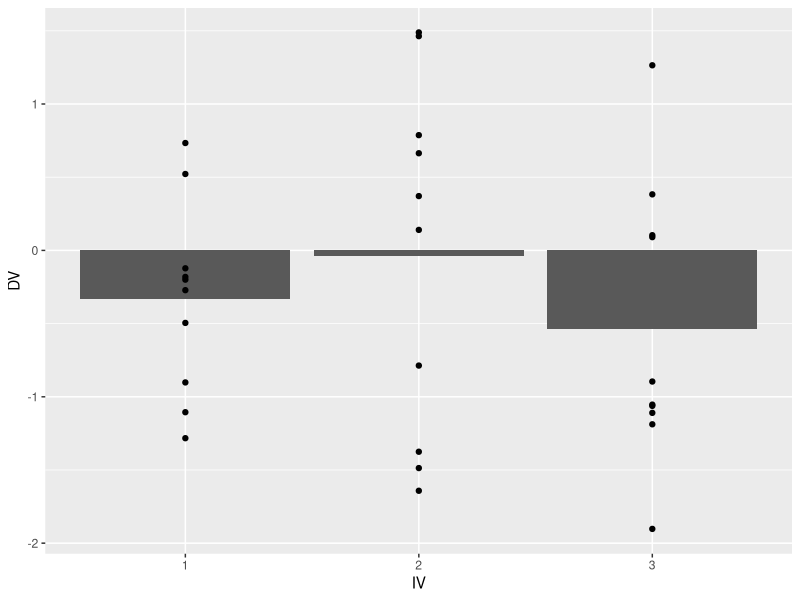
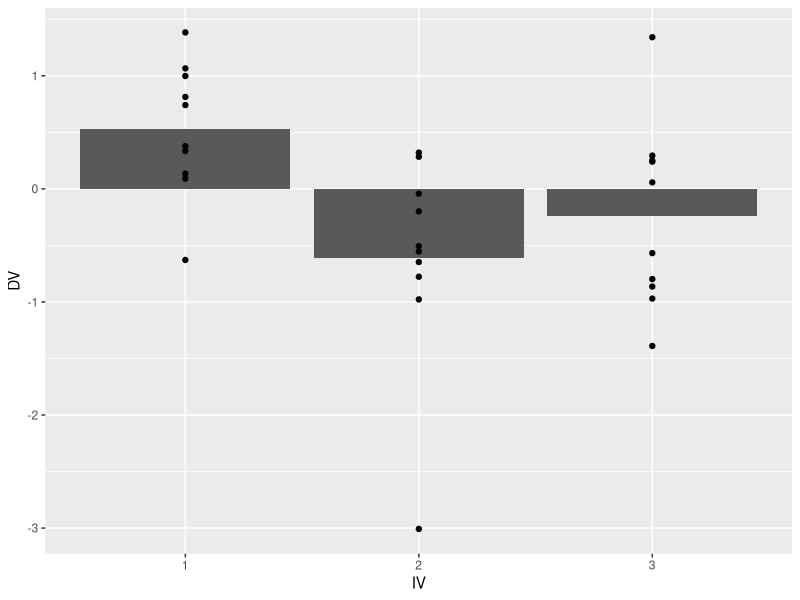
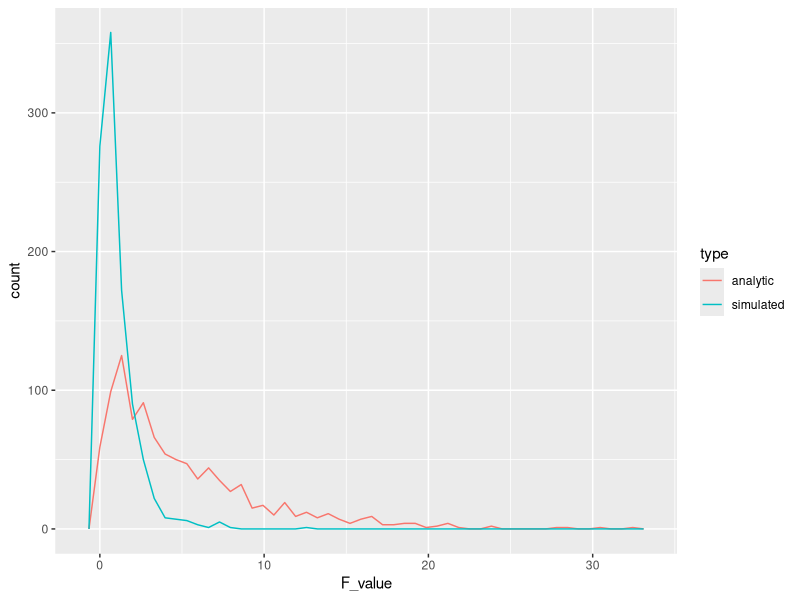
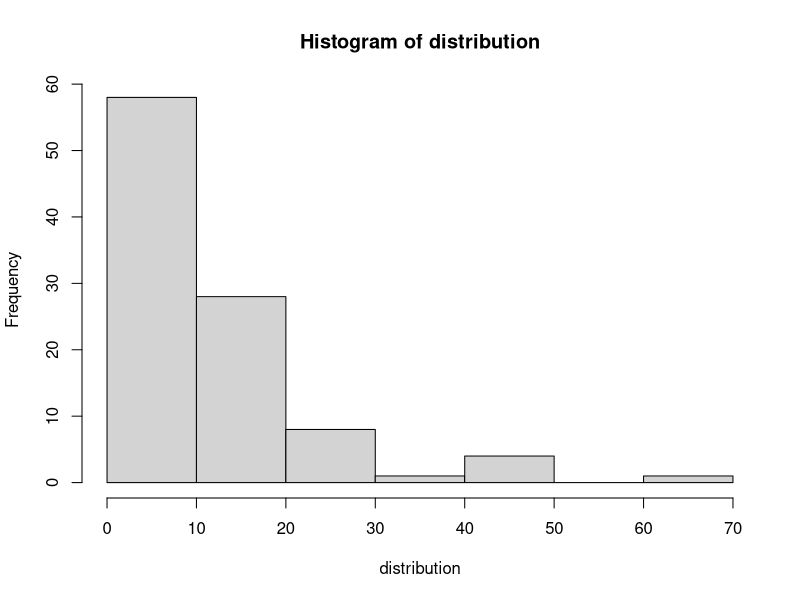

Write the R code that produced these figures, in order.
## ---- chunk 1
knitr::opts_chunk$set(echo = TRUE)
## ---- chunk 2
library(tibble)

# a loop to guarantee a correct decision 
levels <- 3
n_per_level <- 10

critical_F<-qf(.95, levels-1, levels*n_per_level-3 )

#repeat until we find the data that meets the criterion
repeat {
  random_data <- tibble(subjects = 1:(levels*n_per_level),
                      IV = as.factor(rep(1:levels, 
                                         each = n_per_level)),
                      DV = rnorm(levels*n_per_level, 0, 1))

  aov.out <- aov(DV ~ IV, data = random_data)
  simulated_F <- summary(aov.out)[[1]]$`F value`[1]
    if(simulated_F < critical_F) {
      print(paste("failed to reject, the F-value is",
                  round(simulated_F,3)))
      break
    } 
}  

# report the ANOVA
summary(aov.out)

#ggplot of the means with individual data points
library(ggplot2)

ggplot(random_data, aes(x=IV, y=DV))+
  geom_bar(stat="summary", fun="mean", position="dodge")+
  geom_point()
## ---- chunk 3
# a loop to guarantee a correct decision 
levels <- 3
n_per_level <- 10

critical_F<-qf(.95, levels-1, levels*n_per_level-3 )

#repeat until we find the data that meets the criterion
repeat {
  random_data <- tibble(subjects = 1:(levels*n_per_level),
                      IV = as.factor(rep(1:levels, 
                                         each = n_per_level)),
                      DV = rnorm(levels*n_per_level, 0, 1))

  aov.out <- aov(DV ~ IV, data = random_data)
  simulated_F <- summary(aov.out)[[1]]$`F value`[1]
    if(simulated_F > critical_F) {
      print(paste("reject the null, the F-value is",
                  round(simulated_F,3)))
      break
    } 
}  

# report the ANOVA
summary(aov.out)

#ggplot of the means with individual data points
library(ggplot2)

ggplot(random_data, aes(x=IV, y=DV))+
  geom_bar(stat="summary", fun="mean", position="dodge")+
  geom_point()

## ---- chunk 4
levels<-3
n_per_level<-10

save_F_values <- length(1000)
for(i in 1:1000){
  random_data <- tibble(subjects = 1:(levels*n_per_level),
                      IV = as.factor(rep(1:levels, each = n_per_level)),
                      DV = rnorm(levels*n_per_level, 0, 1)
                      )
  aov.out <- aov(DV ~ IV, data = random_data)
  simulated_F <- summary(aov.out)[[1]]$`F value`[1]
  save_F_values[i] <- simulated_F
}

library(ggplot2)

F_comparison <- tibble(type = rep(c("analytic","simulated"), 
                                  each = 1000),
                       F_value = c(rweibull(n=1000,shape=1,scale=5),
                                   save_F_values))

ggplot(F_comparison, aes(x=F_value, color=type))+
  geom_freqpoly(bins=50)
## ---- chunk 5
distribution<-rweibull(100,1,10)
hist(distribution)
